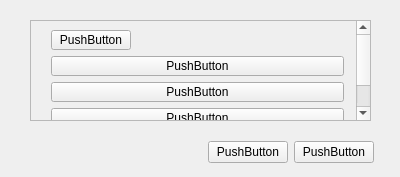
<?xml version="1.0" encoding="UTF-8"?>
<ui version="4.0">
 <class>Form</class>
 <widget class="QWidget" name="Form">
  <property name="enabled">
   <bool>true</bool>
  </property>
  <property name="geometry">
   <rect>
    <x>0</x>
    <y>0</y>
    <width>400</width>
    <height>177</height>
   </rect>
  </property>
  <property name="sizePolicy">
   <sizepolicy hsizetype="Fixed" vsizetype="Fixed">
    <horstretch>0</horstretch>
    <verstretch>0</verstretch>
   </sizepolicy>
  </property>
  <property name="focusPolicy">
   <enum>Qt::StrongFocus</enum>
  </property>
  <property name="windowTitle">
   <string>Form</string>
  </property>
  <widget class="QScrollArea" name="scrollArea">
   <property name="geometry">
    <rect>
     <x>30</x>
     <y>20</y>
     <width>341</width>
     <height>101</height>
    </rect>
   </property>
   <property name="layoutDirection">
    <enum>Qt::LeftToRight</enum>
   </property>
   <property name="autoFillBackground">
    <bool>true</bool>
   </property>
   <property name="verticalScrollBarPolicy">
    <enum>Qt::ScrollBarAlwaysOn</enum>
   </property>
   <property name="horizontalScrollBarPolicy">
    <enum>Qt::ScrollBarAsNeeded</enum>
   </property>
   <property name="widgetResizable">
    <bool>false</bool>
   </property>
   <property name="alignment">
    <set>Qt::AlignCenter</set>
   </property>
   <widget class="QWidget" name="scrollAreaWidgetContents">
    <property name="geometry">
     <rect>
      <x>0</x>
      <y>0</y>
      <width>322</width>
      <height>139</height>
     </rect>
    </property>
    <widget class="QFrame" name="frame">
     <property name="geometry">
      <rect>
       <x>10</x>
       <y>0</y>
       <width>311</width>
       <height>141</height>
      </rect>
     </property>
     <layout class="QVBoxLayout" name="verticalLayout">
      <item alignment="Qt::AlignLeft|Qt::AlignTop">
       <widget class="QPushButton" name="pushButton">
        <property name="text">
         <string>PushButton</string>
        </property>
       </widget>
      </item>
      <item>
       <widget class="QPushButton" name="pushButton_2">
        <property name="text">
         <string>PushButton</string>
        </property>
       </widget>
      </item>
      <item>
       <widget class="QPushButton" name="pushButton_3">
        <property name="text">
         <string>PushButton</string>
        </property>
       </widget>
      </item>
      <item>
       <widget class="QPushButton" name="pushButton_5">
        <property name="text">
         <string>PushButton</string>
        </property>
       </widget>
      </item>
      <item>
       <widget class="QPushButton" name="pushButton_4">
        <property name="text">
         <string>PushButton</string>
        </property>
       </widget>
      </item>
     </layout>
    </widget>
   </widget>
  </widget>
  <widget class="QWidget" name="layoutWidget">
   <property name="geometry">
    <rect>
     <x>33</x>
     <y>140</y>
     <width>341</width>
     <height>25</height>
    </rect>
   </property>
   <layout class="QHBoxLayout" name="horizontalLayout">
    <item>
     <spacer name="horizontalSpacer">
      <property name="orientation">
       <enum>Qt::Horizontal</enum>
      </property>
      <property name="sizeHint" stdset="0">
       <size>
        <width>40</width>
        <height>20</height>
       </size>
      </property>
     </spacer>
    </item>
    <item>
     <widget class="QPushButton" name="pushButton_7">
      <property name="text">
       <string>PushButton</string>
      </property>
     </widget>
    </item>
    <item>
     <widget class="QPushButton" name="pushButton_6">
      <property name="text">
       <string>PushButton</string>
      </property>
     </widget>
    </item>
   </layout>
  </widget>
 </widget>
 <resources/>
 <connections/>
</ui>
